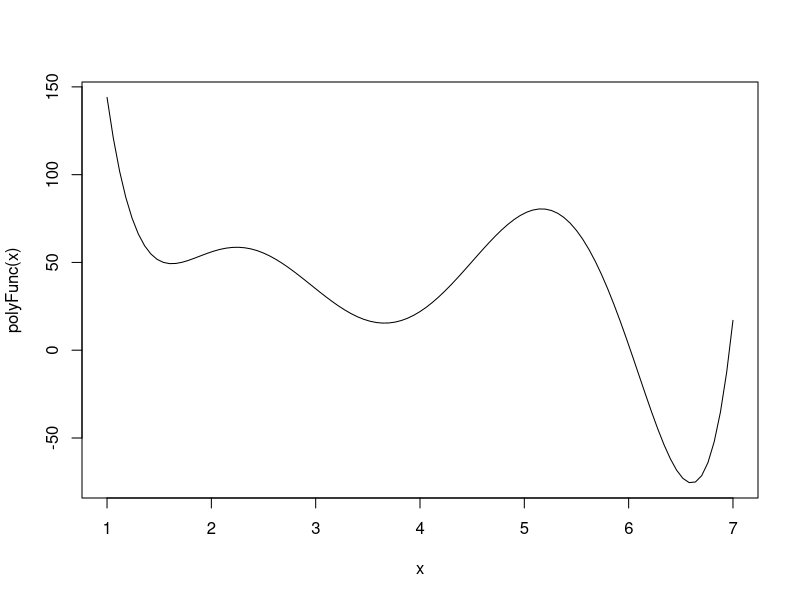
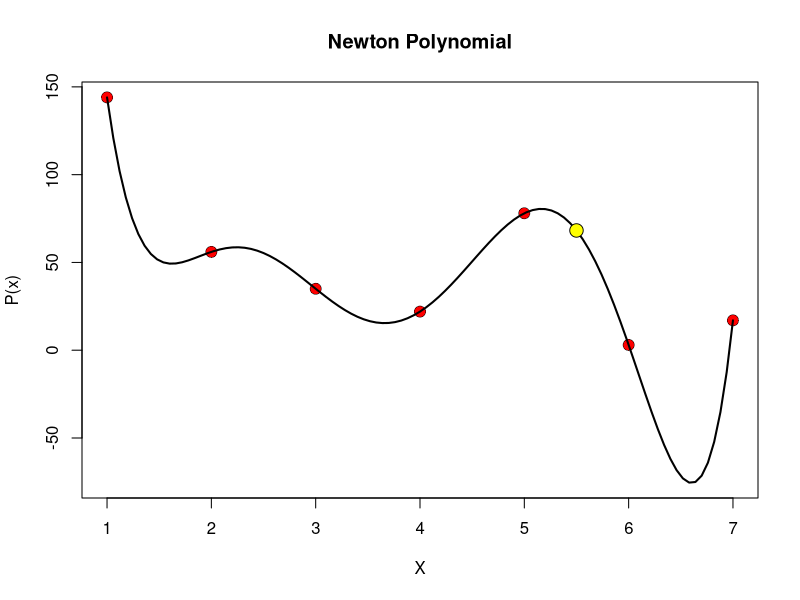

These figures' R source, in order:
intN = function(A, xs, showTable = F, showExpr = F, showMatrix = F, showGraph = F){
  degree = nrow(A) - 1
  x = xs
  divDiff = A
  
  separatorLine = paste(rep("-", 10), collapse = "")
  
  for (i in 1:degree){
    result = rep(0, nrow(A))

    for (j in 1:(nrow(A) - i)){
      currentDiff = divDiff[j + 1, ncol(divDiff)]
      previousDiff = divDiff[j, ncol(divDiff)]
      currentX = divDiff[j + i, 1]
      prevX = divDiff[j, 1]
      
      result[j] = (currentDiff - previousDiff) / (currentX - prevX)
    }
    
    divDiff = cbind(divDiff, result)
 
    colnames(divDiff)[i+2] = paste("DD", i)
  }
  
  if (showTable){
    print("Divided differences Table: ")
    print(divDiff)
    print(separatorLine)
  }
  
  expr = as.character(divDiff[1, 2])
  matrix = matrix(c(0, divDiff[1, 2], divDiff[1, 2]), 
                  nrow = nrow(A), ncol = 3)
  
  colnames(matrix) = list("Order", "Coef", "Aprox")

  for (i in 1:degree) {
    term = "1"

    for (j in 1:i) {
      term = paste(term, "*", paste("(x - ", divDiff[j, 1], ")", sep = ""))
    }
    
    expr = paste(expr, "+", as.character(divDiff[1, i + 2]), "*", term)
    aprox = eval(parse(text = expr))
    matrix[i+1,] = c(i, divDiff[1, i + 2], aprox)
  }
  expr = gsub(" 1 \\*", "", expr)
  
  if (showExpr){
    cat("P(x) = ", expr, "\n")
    print(separatorLine)
  }
  
  polyFunc = function(x) {
    eval(parse(text = expr))
  }
  
  # Graphs
  if (showGraph){
    curve_results = curve(polyFunc, from = min(A[,1]), to = max(A[,1]))
    
    plot(A[,1], A[,2], pch = 21, cex = 1.5, lwd = 0.5, bg = "red", 
         main = "Newton Polynomial", xlab = "X", ylab = "P(x)", 
         ylim = c(min(curve_results$y), max(curve_results$y)))
    
    lines(curve_results, col = "black", lwd = 2)
    
    points(xs, polyFunc(xs), pch = 21, cex = 1.8, lwd = 0.9, bg = "yellow")
  }
 

  if (showMatrix){
    print("Matrix: ")
    print(matrix)
    print(separatorLine)
  }
  
  cat("Aprox: ")
  
  return(polyFunc(xs))
}


# Example
x=c(1,2,3,4,5,6,7)
fx=c(144,56,35,22,78,3,17)
A=cbind(x,fx) ; A

intN(A, 5.5, T,T,T,T)
